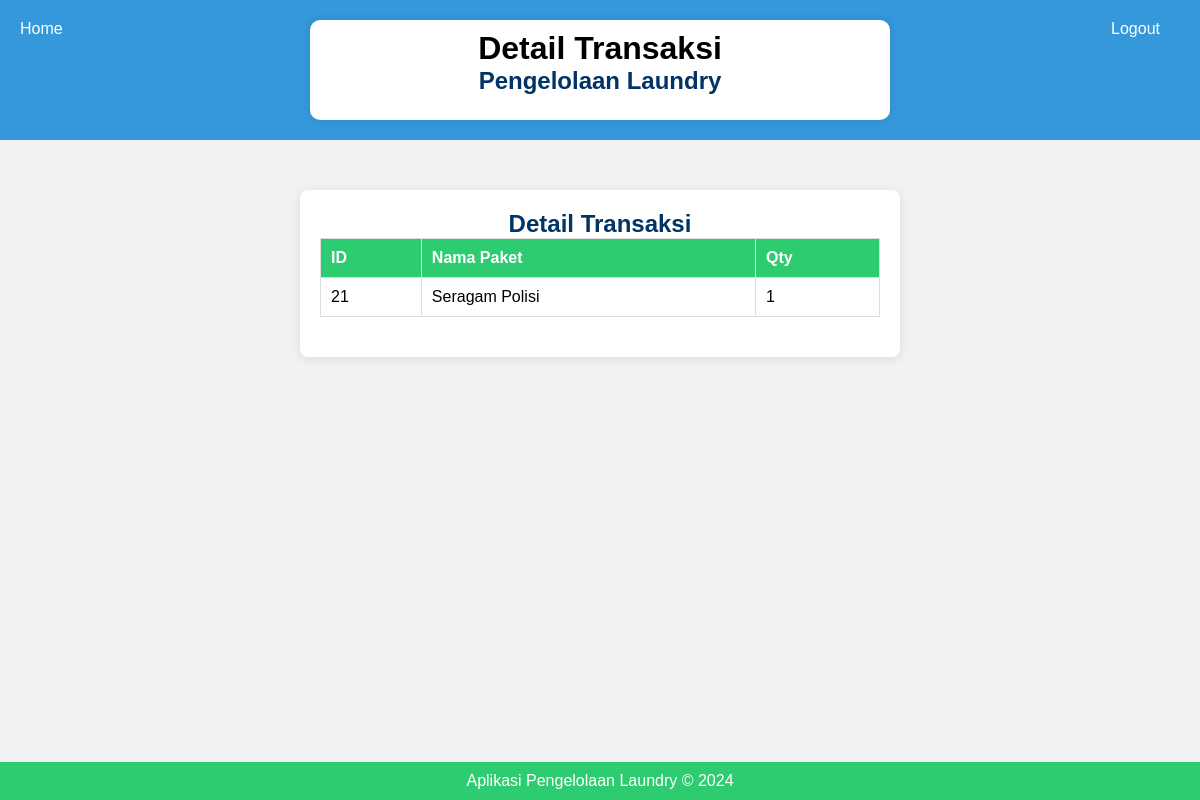
The app's page /detail_transaksi.php?id=42 (signed in) with its own data.
### tables this page shows
CREATE TABLE `tb_detail_transaksi` (
  `id` int(11) NOT NULL,
  `id_transaksi` int(11) DEFAULT NULL,
  `id_paket` int(11) DEFAULT NULL,
  `qty` double DEFAULT NULL
);

CREATE TABLE `tb_paket` (
  `id` int(11) NOT NULL,
  `id_outlet` int(11) DEFAULT NULL,
  `jenis` enum('kiloan','selimut','bed_cover','kaos','lain') DEFAULT NULL,
  `nama_paket` varchar(100) DEFAULT NULL,
  `harga` int(11) DEFAULT NULL
);

### detail_transaksi.php (the view, shortened to what this page needs)
<?php
include 'koneksi.php';
if (isset($_GET['id'])) {
    $id_transaksi = mysqli_real_escape_string($koneksi, $_GET['id']);
    $query = "SELECT dt.*, p.nama_paket
              FROM tb_detail_transaksi dt
              JOIN tb_paket p ON dt.id_paket = p.id
              WHERE dt.id_transaksi = '$id_transaksi'";
    $result = mysqli_query($koneksi, $query);
}
?>
<!DOCTYPE html>
<html lang="id">
<head>
    <link rel="stylesheet" href="css/style.css">
    <link rel="stylesheet" href="css/registrasi.css">
</head>
<header>
    <div class="container">
        <div class="branding">
            <h1>Detail Transaksi</h1>
            <h2>Pengelolaan Laundry</h2>
        </div>
    </div>
    <ul class="logout">
        <li><a href="logout.php">Logout</a></li>
    </ul>
    <ul class="home">
        <?php if ($_SESSION['login'] == 'admin') { ?>
            <li><a href="admin_dashboard.php">Home</a></li>
        <?php } elseif ($_SESSION['login'] == 'kasir') { ?>
            <li><a href="kasir_dashboard.php">Home</a></li>
        <?php } ?>
    </ul>
</header>
<body>
    <div class="container">
        <h2>Detail Transaksi</h2>
        <table class="registrasi-table">
            <thead>
                <tr>
                    <th>ID</th>
                    <th>Nama Paket</th>
                    <th>Qty</th>
                </tr>
            </thead>
            <tbody>
                <?php if (mysqli_num_rows($result) > 0) { ?>
                    <?php while ($detail = mysqli_fetch_assoc($result)) { ?>
                        <tr>
                            <td><?php echo $detail['id']; ?></td>
                            <td><?php echo $detail['nama_paket']; ?></td>
                            <td><?php echo $detail['qty']; ?></td>
                        </tr>
                    <?php } ?>
                <?php } else { ?>
                    <tr>
                        <td colspan="3">Tidak ada detail transaksi ditemukan.</td>
                    </tr>
                <?php } ?>
            </tbody>
        </table>
    </div>
    <footer>
        <p>Aplikasi Pengelolaan Laundry &copy; 2024</p>
    </footer>
</body>
</html>

### css/style.css (style rules this page uses)
* { margin: 0; padding: 0; box-sizing: border-box; }
body { font-family: Arial, sans-serif; background-color: #f4f4f4; margin: 0; padding: 0; }
header { background-color: #3498db; color: #000000; padding: 20px; text-align: center; position: relative; }
header .container { max-width: 650px; margin: 0 auto; padding: 10px; background-color: #fff; border-radius: 10px 10px 10px 10px; box-shadow: 0 0 10px rgba(0, 0, 0, 0.1); height: 100px; }
header ul { list-style: none; margin: 0; padding: 0; position: absolute; top: 20px; }
header ul li { display: inline-block; margin-right: 20px; }
header ul li a { color: #fff; text-decoration: none; transition: color 0.3s ease; }
.logout { position: absolute; right: 20px; top: 20px; color: #fff; text-decoration: none; transition: color 0.3s ease; }
.home { position: absolute; left: 20px; bottom: 10px; color: #fff; text-decoration: none; transition: color 0.3s ease; }
.container { max-width: 1200px; margin: 40px auto; padding: 20px; background-color: #fff; border-radius: 10px; box-shadow: 0 0 10px rgba(0, 0, 0, 0.1); }
footer { background-color: #2ecc71; color: #fff; padding: 10px; text-align: center; clear: both; position: fixed; bottom: 0; width: 100%; }

### css/registrasi.css (style rules this page uses)
body { font-family: Arial, sans-serif; background-color: #f2f2f2; margin: 0; padding: 0; }
.container { width: 50%; margin: 50px auto; background-color: #ffffff; padding: 20px; border-radius: 8px; box-shadow: 0 2px 10px rgba(0, 0, 0, 0.1); }
h2 { text-align: center; color: #003366; }
.registrasi-table { width: 100%; border-collapse: collapse; margin-bottom: 20px; }
.registrasi-table th, .registrasi-table td { border: 1px solid #ddd; padding: 10px; text-align: left; }
.registrasi-table th { background-color: #2ecc71; color: #fff; }

### records on screen
tb_detail_transaksi: id "21", id_paket.nama_paket "Seragam Polisi", qty "1"
